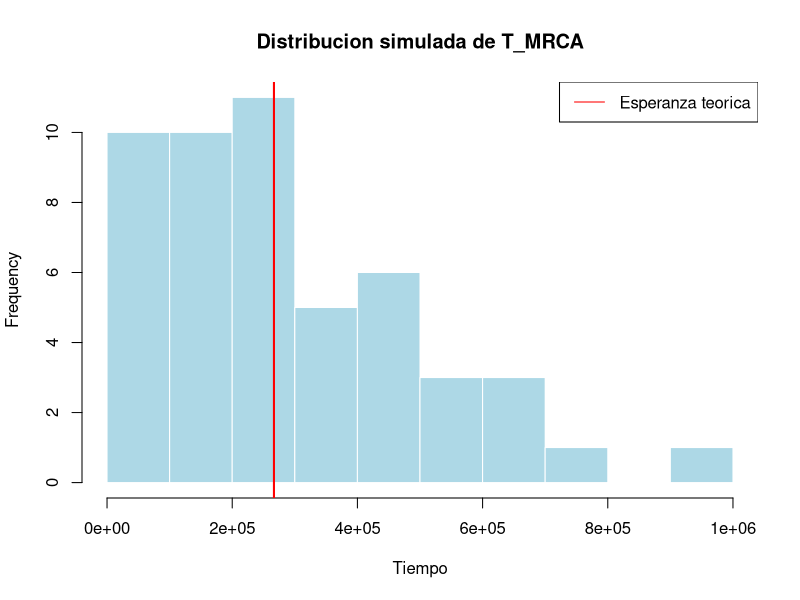
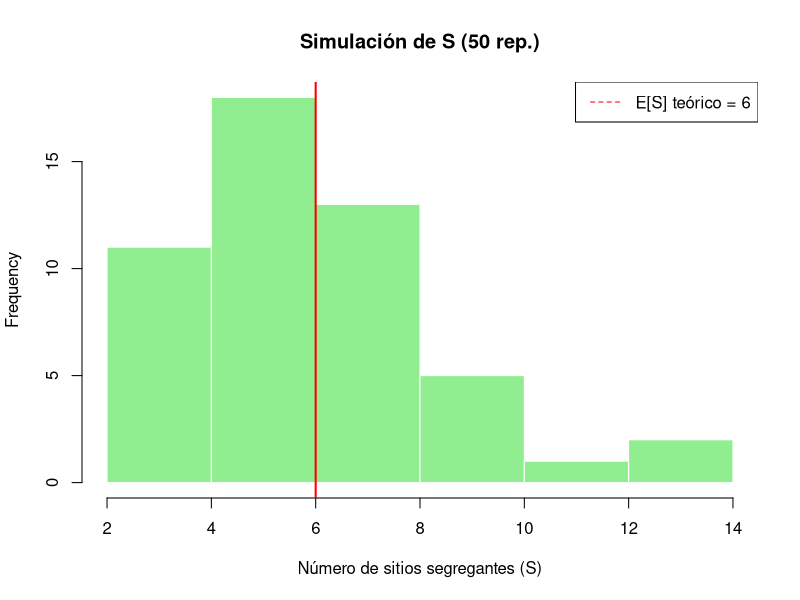
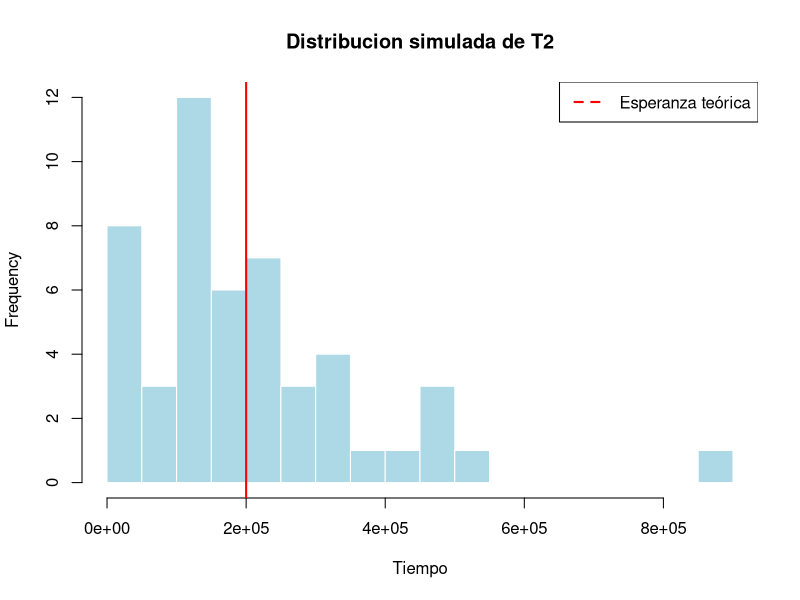

Generate these figures, in order, with R:
## ---- chunk 1

N <- 1e5

# probabilidad de exito
p3 <- 6/(4*N)
p2 <- 2/(4*N)

# Esperanzas para cada T
E_T3 <- 1 / p3
E_T2 <- 1 / p2
E_TMRCA <- E_T3 + E_T2

# Simulaciones de T_MRCA
set.seed(123)  # asegurando que los números sea siempre los mismos
T3 <- rgeom(50, prob = p3)
T2 <- rgeom(50, prob = p2)
T_MRCA <- T3 + T2

cat("Esperanza teorica de T_MRCA =", E_TMRCA, " y la esperanza simulada T_MRCA =", mean(T_MRCA), "\n")

# Comparar con la esperanza teorica
hist(T_MRCA,
     main = "Distribucion simulada de T_MRCA",
     xlab = "Tiempo",
     col = "lightblue", border = "white")
abline(v = E_TMRCA, col = "red", lwd = 2, lty = 1)
legend("topright", legend = c("Esperanza teorica"), col = "red", lty = 1)

## ---- chunk 2
# número de sitios segregantes
nS <- 6 # Ttotal * mu

# Simular 50 realizaciones de S
set.seed(321) # asegurando que los números sea siempre los mismos
S_sim <- rpois(50, nS)

# media de simular S
mean_S <- mean(S_sim)

# plot simple
hist(S_sim, main = "Simulación de S (50 rep.)", xlab = "Número de sitios segregantes (S)",
     col = "lightgreen", border = "white")
abline(v = nS, col = "red", lwd = 2, lty = 1)
legend("topright", legend = paste("E[S] teórico =", round(nS,2)), col = "red", lty = 2)

## ---- chunk 3

N <- 1e5

# probabilidad de exito
p2 <- 2/(4*N)

# Esperanzas para T
E_T2 <- 1 / p2

# Simulaciones de T2
set.seed(3)  # asegurando que los números sea siempre los mismos
T2 <- rgeom(50, prob = p2)

# Plot distribucion de T2
hist(T2,
     breaks = 15,
     main = "Distribucion simulada de T2",
     xlab = "Tiempo",
     col = "lightblue", border = "white")
abline(v = E_T2, col = "red", lwd = 2, lty = 1)
legend("topright", legend = c("Esperanza teórica"), col = "red", lty = 2, lwd = 2)

## ---- chunk 4

# -----------------------------
# Parámetros
# -----------------------------
N <- 5e5        # tamaño efectivo
mu <- 1e-5      # tasa de mutación
n <- 4          # número de secuencias

# -----------------------------
# 1. Simular tiempos de coalescencia
# -----------------------------
# Función para simular tiempo de espera (geométrico)
simular_T <- function(n_linajes, N) {
  pares <- choose(n_linajes, 2)
  p <- pares / (2 * N)     # probabilidad de coalescencia por generación
  rgeom(1, p)              # tiempo de espera ~ geométrica
}

# Guardamos los tiempos
T4 <- simular_T(4, N)
T3 <- simular_T(3, N)
T2 <- simular_T(2, N)

cat("T4 =", T4, "\n")
cat("T3 =", T3, "\n")
cat("T2 =", T2, "\n")

# -----------------------------
# 2. Tiempo total de ramas
# -----------------------------
T_total <- (4 * T4) + (3 * T3) + (2 * T2)
cat("Tiempo total de ramas =", T_total, "\n")

# -----------------------------
# 3. Número de mutaciones (S)
# -----------------------------
S <- rpois(1, lambda = T_total * mu)  # Poisson con media T_total * mu
cat("Número de mutaciones S =", S, "\n")

# -----------------------------
# 4. Diversidad nucleotídica (π)
# -----------------------------
pi_est <- 4 * N * mu
cat("π esperado =", pi_est, "\n")

# -----------------------------
# 5. Theta de Watterson (θW)
# -----------------------------
a_n <- sum(1 / (1:(n - 1)))
theta_W <- S / a_n
cat("θW estimado =", theta_W, "\n")
